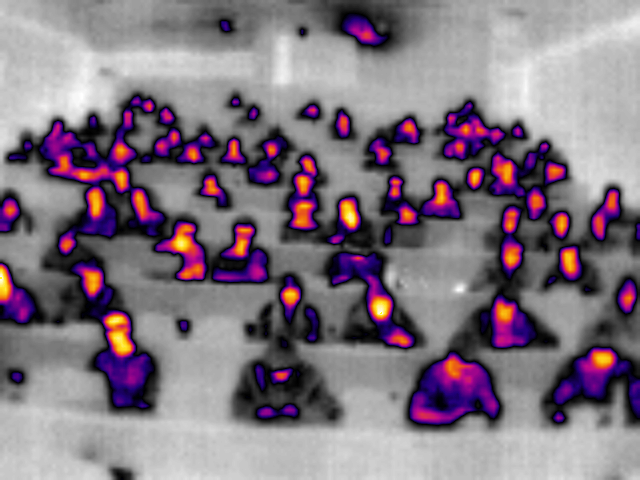
#> input picture testImages/LeptonImages/A2_Monday13May_fullLecutre.png, 640 x 480 px
$ python blobDetection.py
#> lines starting #> are read from the running program, lines starting #| are printed output that depends on the picture; after the words box and inside, x2 and y2 are one past the last pixel; in counts of white or black regions, pixels touching at a corner belong together
import cv2
import numpy as np
from matplotlib import pyplot as plt

def nothing(x):
    pass

def threshold():
    img = cv2.imread('../testImages/LeptonImages/A2_Monday13May_fullLecutre.png')
#> img is the input picture: shape (480, 640, 3); mean B, G, R 128.1, 116.8, 129.9

    gray = cv2.cvtColor(img, cv2.COLOR_BGR2GRAY)
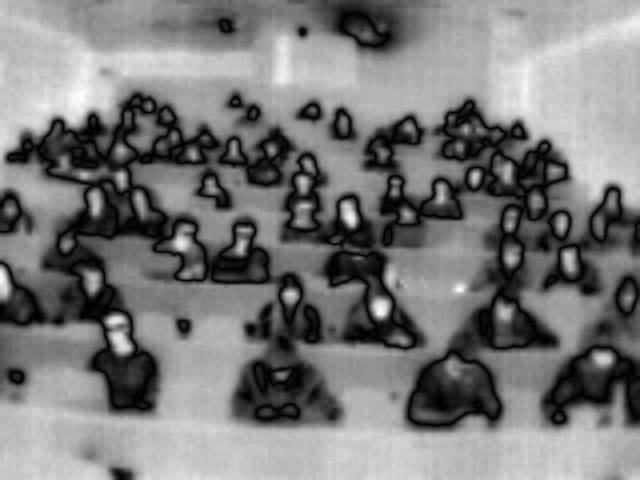
#> gray: shape (480, 640); min 0, max 255, mean 122

    cv2.namedWindow('Blob Detection', cv2.WINDOW_AUTOSIZE)
    cv2.createTrackbar('Threshold value', 'Blob Detection', 0, 255, nothing)
    cv2.createTrackbar('Erosion kernel size', 'Blob Detection', 1, 100, nothing)
    cv2.createTrackbar('Erosion iterations', 'Blob Detection', 1, 100, nothing)
    cv2.createTrackbar('Opening kernel size', 'Blob Detection', 1, 100, nothing)

    while True:
        thresholdValue = cv2.getTrackbarPos('Threshold value', 'Blob Detection')
        erosionKernelSize = cv2.getTrackbarPos('Erosion kernel size', 'Blob Detection')
        erosionIterations = cv2.getTrackbarPos('Erosion iterations', 'Blob Detection')
        openingKernelSize = cv2.getTrackbarPos('Opening kernel size', 'Blob Detection')
        #gausKernelSize = cv2.getTrackbarPos('Gaussian Kernel Value', 'Blob Detection')//2*2+1
        #gausIterations = cv2.getTrackbarPos('Smoothing Iterations', 'Blob Detection')

        #print(erosionKernelSize)
        # thresholding
        ret,thresh1 = cv2.threshold(gray,thresholdValue,255,cv2.THRESH_BINARY_INV)
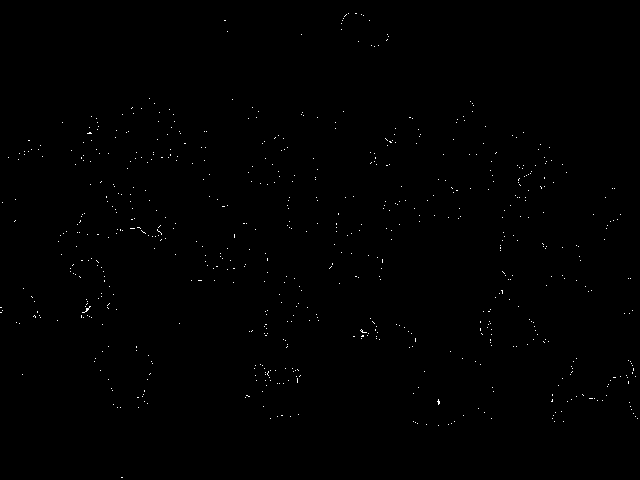
#> thresh1: shape (480, 640); 0.29% white in thin lines or dots
#> ret = 0
        # morphology
        erosionKernel = np.ones((erosionKernelSize,erosionKernelSize),np.uint8)
        erosion = cv2.erode(thresh1, erosionKernel, iterations=erosionIterations)

        openingKernel = np.ones((openingKernelSize,openingKernelSize),np.uint8)
        opening = cv2.morphologyEx(erosion, cv2.MORPH_OPEN, openingKernel)

        #blob detection
        # Set up the detector with default parameters.
        detector = cv2.SimpleBlobDetector_create()

        # Detect blobs.
        keypoints = detector.detect(opening)
#> keypoints = ()

        # Draw detected blobs as red circles.
        # cv2.DRAW_MATCHES_FLAGS_DRAW_RICH_KEYPOINTS ensures the size of the circle corresponds to the size of blob
        im_with_keypoints = cv2.drawKeypoints(opening, keypoints, np.array([]), (0,0,255), cv2.DRAW_MATCHES_FLAGS_DRAW_RICH_KEYPOINTS)
#> im_with_keypoints: shape (480, 640, 3); 0.29% white in thin lines or dots

        cv2.imshow('Blob Detection', im_with_keypoints)
        cv2.imshow('Origional', img)

        if cv2.waitKey(100) & 0xFF == ord('q'):
#> (key q is pressed here)
            height, width = img.shape[:2]
#> height = 480; width = 640
            print('height: ' + str(height))
#| height: 480
            print('width: ' + str(width))
#| width: 640
            cv2.destroyAllWindows()
            break

if __name__ == "__main__":
    threshold()

$ run again, with testImages/LeptonImages/A5_halfFull_closeBlobs.png copied over testImages/LeptonImages/A2_Monday13May_fullLecutre.png
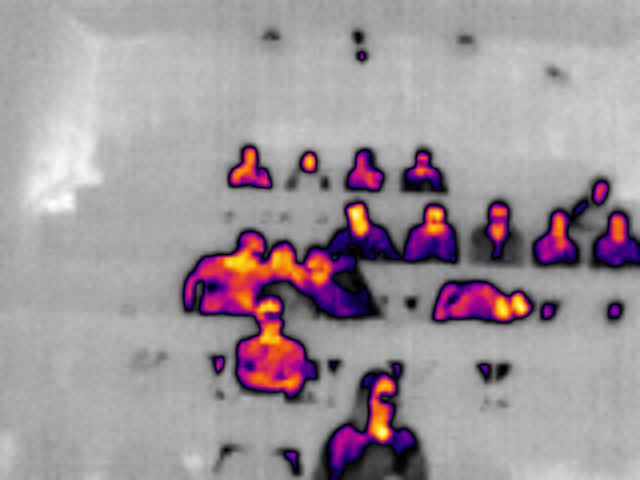
#> input picture testImages/LeptonImages/A5_halfFull_closeBlobs.png, 640 x 480 px
#> in threshold, img is the input picture: shape (480, 640, 3); mean B, G, R 154.6, 148.9, 159.4
#> in threshold, `gray = cv2.cvtColor(img, cv2.COLOR_BGR2GRAY)`:
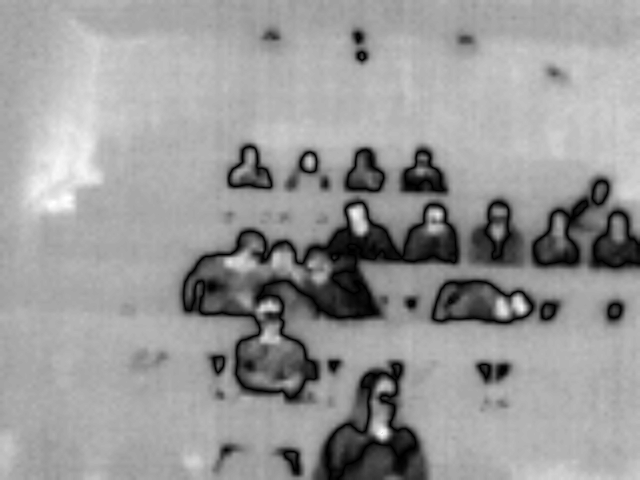
#> gray: shape (480, 640); min 0, max 255, mean 152.7
#> in threshold, `ret,thresh1 = cv2.threshold(gray,thresholdValue,255,cv2.THRESH_BINARY_..`:
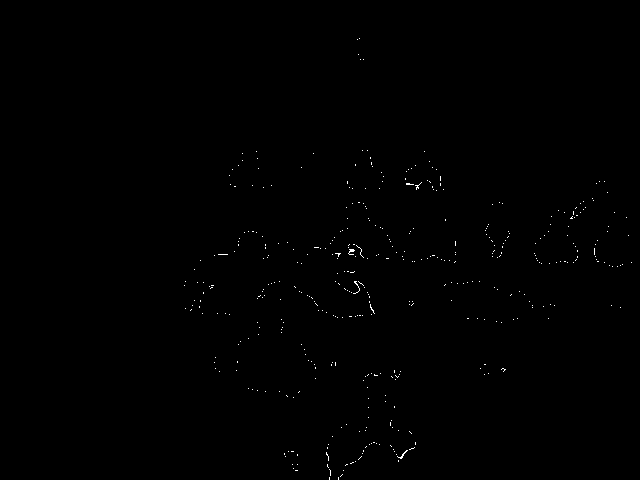
#> thresh1: shape (480, 640); 0.24% white in thin lines or dots, all inside (x1, y1, x2, y2) = (184, 38, 632, 480)
#> ret = 0
#> keypoints = ()
#| height: 480
#| width: 640
